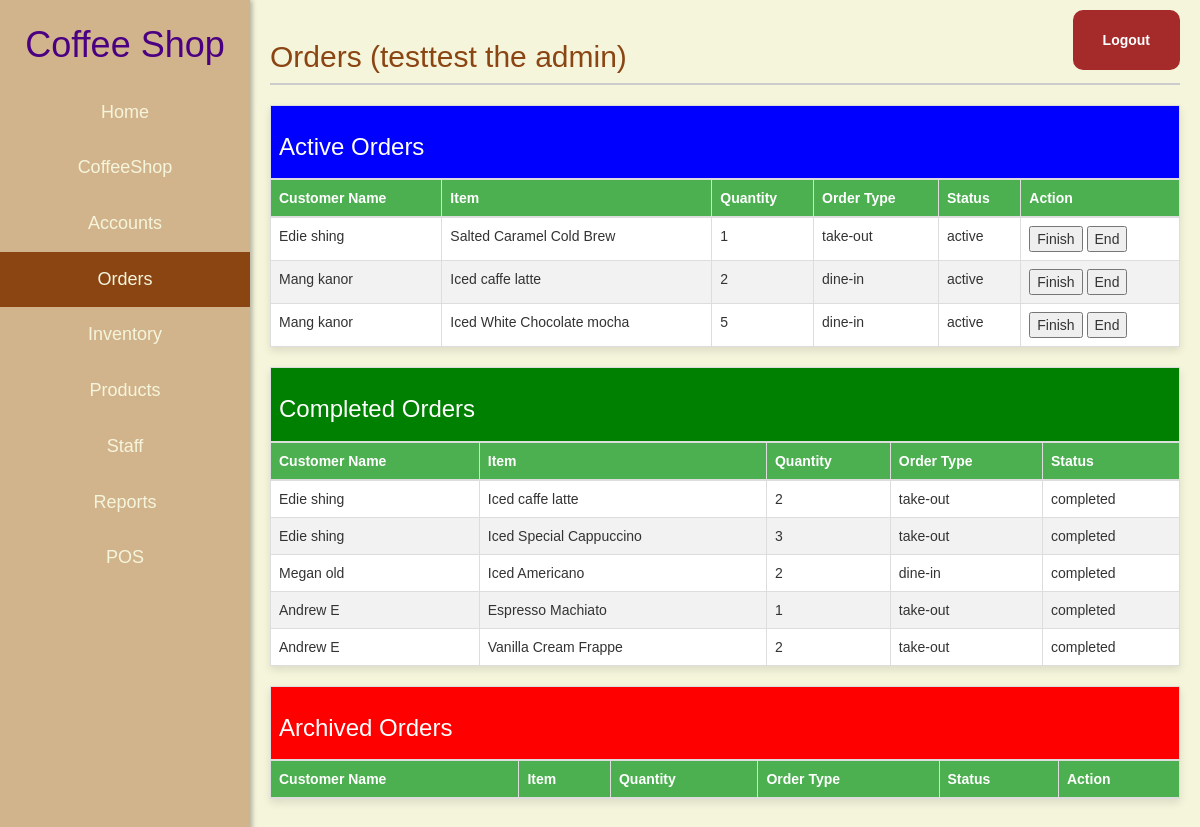
Before: /Dashboard/Orders.php (signed in) with the older database file.
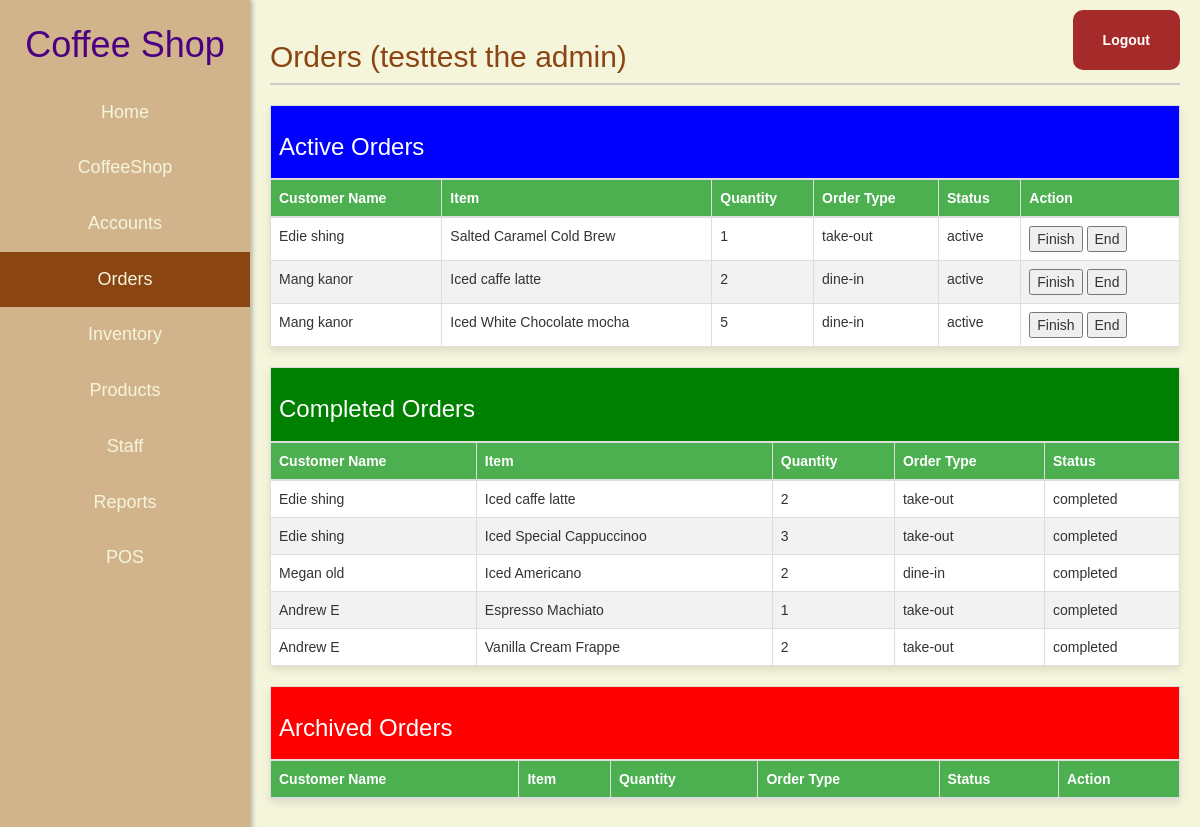
After: the same page with the newer database file.
### tables this page shows
CREATE TABLE `tblorderitem` (
  `orderitem_id` int(11) NOT NULL,
  `quantity` int(11) DEFAULT NULL,
  `status` enum('active','completed','ended') NOT NULL,
  `orderid` int(11) DEFAULT NULL,
  `productid` int(11) DEFAULT NULL
);

CREATE TABLE `tblproducts` (
  `product_id` int(11) NOT NULL,
  `product_name` varchar(255) NOT NULL,
  `product_description` text DEFAULT NULL,
  `price` decimal(10,2) NOT NULL,
  `image` varchar(255) DEFAULT NULL,
  `status` varchar(20) DEFAULT NULL,
  `category` varchar(50) DEFAULT NULL
);

CREATE TABLE `tblcustomers` (
  `customerid` int(11) NOT NULL,
  `customername` varchar(255) NOT NULL,
  `contactnumber` varchar(13) DEFAULT NULL,
  `email` varchar(255) DEFAULT NULL,
  `address` varchar(255) DEFAULT NULL
);

CREATE TABLE `tblorders` (
  `order_id` int(11) NOT NULL,
  `order_type` varchar(255) NOT NULL,
  `order_datetime` datetime NOT NULL,
  `customer_id` int(11) NOT NULL
);

### public/Dashboard/Orders.php (the view, shortened to what the changed rows need)
<?php
$servername = "127.0.0.1";
$user = "root";
$pass = "";
$dbname = "dbcoffee_shop";
$conn = new mysqli($servername, $user, $pass, $dbname);
?>
<!DOCTYPE html>
<html lang="en">
<head>
    <link rel="stylesheet" href="https://maxcdn.bootstrapcdn.com/font-awesome/4.7.0/css/font-awesome.min.css">
    <link rel="stylesheet" href="https://maxcdn.bootstrapcdn.com/bootstrap/3.3.7/css/bootstrap.min.css">
    <link rel="stylesheet" href="dashboard.css" />
</head>
<body>
    <div class="dashboard">
        <div class="sidebar">
            <h1>Coffee Shop</h1>
        </div>
        <div class="content">
            <h2>Orders
                <?php echo " (" . $_SESSION['username'] . " the " . $_SESSION['position'] . ") " ?>
            </h2>
            <div>
                <form method="post" action="<?php echo $_SERVER['PHP_SELF']; ?>">
                    <table class="table table-bordered" id="ordersTable" width="100%" cellspacing="0">
                        <thead>
                            <tr>
                                <th colspan="6" style="background-color: blue;">
                                    <h3>Active Orders</h3>
                                </th>
                            </tr>
                            <tr>
                                <th>Customer Name</th>
                                <th>Item</th>
                                <th>Quantity</th>
                                <th>Order Type</th>
                                <th>Status</th>
                                <th>Action</th>
                            </tr>
                        </thead>
                    </table>
                </form>
            </div>
            <div>
                <form method="post" action="<?php echo $_SERVER['PHP_SELF']; ?>">
                    <table class="table table-bordered" id="ordersTable" width="100%" cellspacing="0">
                        <thead>
                            <tr>
                                <th colspan="5" style="background-color: green;">
                                    <h3>Completed Orders</h3>
                                </th>
                            </tr>
                            <tr>
                                <th>Customer Name</th>
                                <th>Item</th>
                                <th>Quantity</th>
                                <th>Order Type</th>
                                <th>Status</th>
                            </tr>
                        </thead>
                        <tbody>
                            <?php
                            $sql_ordersComplete = "SELECT
                            oi.orderitem_id,
                            c.customername,
                            p.product_name,
                            oi.quantity AS total_quantity,
                            o.order_type,
                            oi.status AS order_status
                        FROM
                            tblorderitem oi
                        JOIN
                            tblorders o ON oi.orderid = o.order_id
                        JOIN
                            tblproducts p ON oi.productid = p.product_id
                        JOIN
                            tblcustomers c ON o.customer_id = c.customerid
                        WHERE
                            oi.status = 'completed'
                        GROUP BY
                            c.customerid, c.customername, p.product_name, o.order_type, oi.status
                            ";
                            $result_ordersComplete = $conn->query($sql_ordersComplete);
                            while ($row = $result_ordersComplete->fetch_assoc()) : ?>
                                <tr>
                                    <td>
                                        <?php echo $row['customername']; ?>
                                    </td>
                                    <td>
                                        <?php echo $row['product_name']; ?>
                                    </td>
                                    <td>
                                        <?php echo $row['total_quantity']; ?>
                                    </td>
                                    <td>
                                        <?php echo $row['order_type']; ?>
                                    </td>
                                    <td>
                                        <?php echo $row['order_status']; ?>
                                    </td>
                                </tr>
                            <?php endwhile; ?>
                        </tbody>
                    </table>
                </form>
            </div>
            <div>
                <form method="post" action="<?php echo $_SERVER['PHP_SELF']; ?>">
                    <table class="table table-bordered" id="ordersTable" width="100%" cellspacing="0">
                        <thead>
                            <tr>
                                <th colspan="6" style="background-color: red;">
                                    <h3>Archived Orders</h3>
                                </th>
                            </tr>
                            <tr>
                                <th>Customer Name</th>
                                <th>Item</th>
                                <th>Quantity</th>
                                <th>Order Type</th>
                                <th>Status</th>
                                <th>Action</th>
                            </tr>
                        </thead>
                    </table>
                </form>
            </div>
            <br><br>
        </div>
    </div>
</body>
</html>

Changed rows visible on the page:
changed through a linked row, tblorderitem: productid.product_name "Iced Special Cappuccino" → "Iced Special Cappuccinoo"
